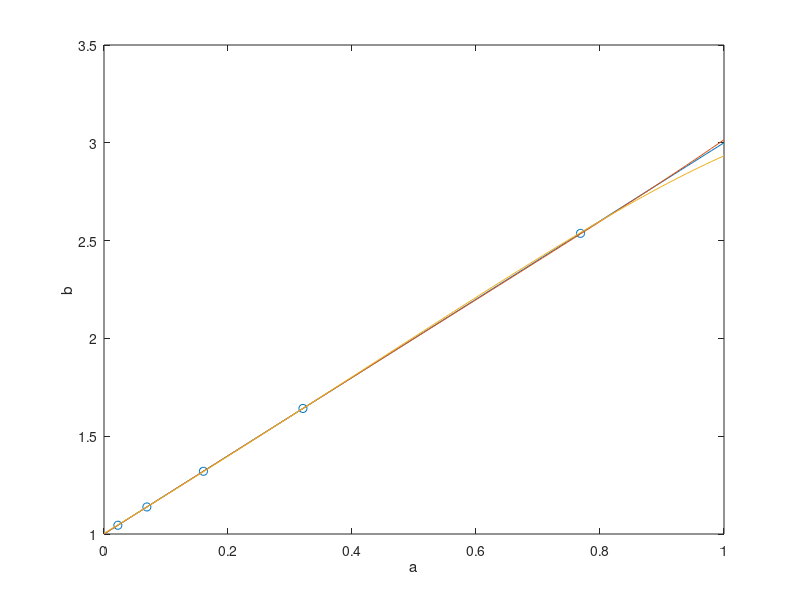

Here is the MATLAB script that generated this plot:
clear
close all

m = 5;
n = 9;

a = rand(m, 1);
epsilons = [0.0001, 0.001, 0.01];

fig = figure(1);clf;
subplot(111); scatter(a, 1.0+2.0.*a); hold on;

b_fits = zeros(3,1);

for i=1:length(epsilons)
    epsilon = epsilons(i);

    I = eye(n);
    zero_matrix = zeros(n, 1);

    A = [[ones(m, 1), a, a.^2, a.^3, a.^4, a.^5, a.^6, a.^7, a.^8]; ...
         [epsilon.* I]];

    b = [[1.0+2.0.*a]; [zero_matrix]];

    x = A\b;

    a_fit = linspace(0,1,100);
    b_fit = x(1) + x(2).*a_fit + x(3).*a_fit.^2 + x(4).*a_fit.^3 + ...
            x(5).*a_fit.^4 + x(6).*a_fit.^5 ...
            + x(7).*a_fit.^7 + x(8).*a_fit.^8;

    plot(a_fit, b_fit); 
end
xlabel('a')
ylabel('b')
hold off;
%legend('data', 'eps = 0.001', 'eps = 0.01', 'eps = 0.1', 'Location', 'North')
box on;

saveas(fig, 'problem3c_fig', 'png')


